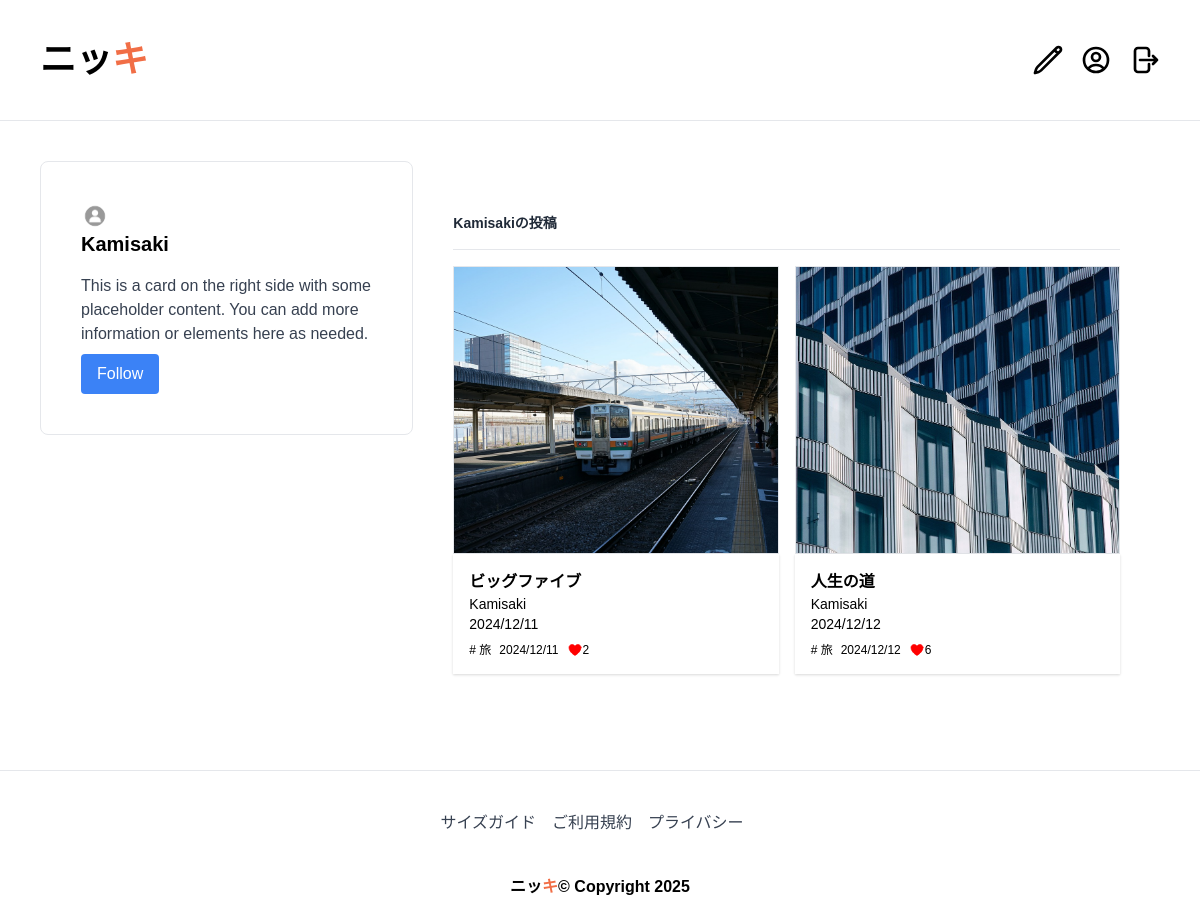
The page /post/blog/author/Kamisaki/ (signed in) on the database its author committed.
### myapp/models.py (models this page shows, shortened)
class Post(models.Model):
    postname = models.CharField(max_length=600)
    category = models.CharField(max_length=600)
    image = models.ImageField(upload_to='images/posts', blank=True, null=True)
    content = models.CharField(max_length=100000)
    time = models.CharField(default=time, max_length=100, blank=True)
    likes = models.IntegerField(null=True, blank=True, default=0)
    user = models.ForeignKey(User, on_delete=models.CASCADE)

### myapp/views.py (the view)
# urls.py: path("blog", views.blog, name="blog"),
def blog(request, author_username=None):
    if author_username:
        author = get_object_or_404(User, username=author_username)
        posts = Post.objects.filter(user=author).order_by("id").reverse()
    else:
        posts = Post.objects.all().order_by("id").reverse()
    top_posts = Post.objects.all().order_by("-likes")
    recent_posts = Post.objects.all().order_by("-id")
    return render(request, "blog.html", {
        'posts': posts,
        'top_posts': top_posts,
        'recent_posts': recent_posts,
        'user': request.user,
        'media_url': settings.MEDIA_URL,
        'author': author if author_username else None
    })

### templates/blog.html (shortened to what this page needs)
{% load static %}
<!DOCTYPE html>
<html lang="ja">
<head>
    <link href="https://cdn.jsdelivr.net/npm/tailwindcss@2.2.19/dist/tailwind.min.css" rel="stylesheet">
</head>
<body>
{%include 'header.html'%}
{% if author %}
<section class="grid-system my-10">
    <div class="flex flex-wrap mx-10">
        <div class="bg-white rounded-lg p-10 lg:w-1/3 border h-1/3">
            <img src="{% static 'assets/images/user.png' %}" class="rounded-full h-7 w-7" alt="User Profile Image">
            <h3 class="text-xl font-semibold mb-4">{{ author.username }}</h3>
            <p class="text-gray-700">This is a card on the right side with some placeholder content. You can add more
                information or elements here as needed.</p>
            {% if request.user.is_authenticated %}
            {% if user in request.user.following.all %}
            <form method="post" action="{% url 'unfollow' user.id %}">
                {% csrf_token %}
                <button type="submit" class="bg-red-500 text-white px-4 py-2 rounded mt-2">Unfollow</button>
            </form>
            {% else %}
            <form method="post" action="{% url 'follow' user.id %}">
                <button type="submit" class="bg-blue-500 text-white px-4 py-2 rounded mt-2">Follow</button>
            </form>
            {% endif %}
            {% else %}
            <p class="text-red-500">Please <a href="{% url 'signin' %}" class="underline">log in</a> to follow users.
            </p>
            {% endif %}
        </div>
        <div class="bg-white rounded-lg p-10 lg:w-2/3">
            <div class="card-block"><p class="text-sm font-bold pt-3 text-gray-800">{{author}}の投稿</p>
                <hr class="my-4">
                <div class="grid grid-cols-1 lg:grid-cols-2 gap-4 items-center justify-center">
                    {% for post in posts %}
                    <div class="col mb-4">
                        <img src="{{ media_url }}{{ post.image }}" alt="" class="w-full h-72 object-cover border">
                        <div class="p-4 shadow">
                            <a href="{% url 'post' post.id %}" class="font-bold">{{ post.postname }}</a>
                            <h5 class="text-sm">{{ post.user.username }}</h5>
                            <h5 class="text-sm">{{ post.time }}</h5>
                            <div class="flex items-center mt-2"><span class="text-xs mr-2"># {{ post.category }}</span>
                                <p class="text-xs mr-2">{{ post.time }}</p>
                                <span class="text-xs">{{ post.likes }}</span></div>
                        </div>
                    </div>
                    {% endfor %}
                </div>
            </div>
        </div>
    </div>
</section>
{% endif %}
{% include 'footer.html' %}
</body>
</html>

### templates/blog.html (style rules this page uses)
body { font-family:"ＭＳ Ｐゴシック",sans-serif; }

### rows shown on the page
Post: image (picture), postname "ビッグファイブ", user.username "Kamisaki", time "2024/12/11", category "旅", likes "2"
Post: image (picture), postname "人生の道", user.username "Kamisaki", time "2024/12/12", category "旅", likes "6"

### other values the page prints
{{ author.username }} "Kamisaki"
{{ author }} "Kamisaki"
